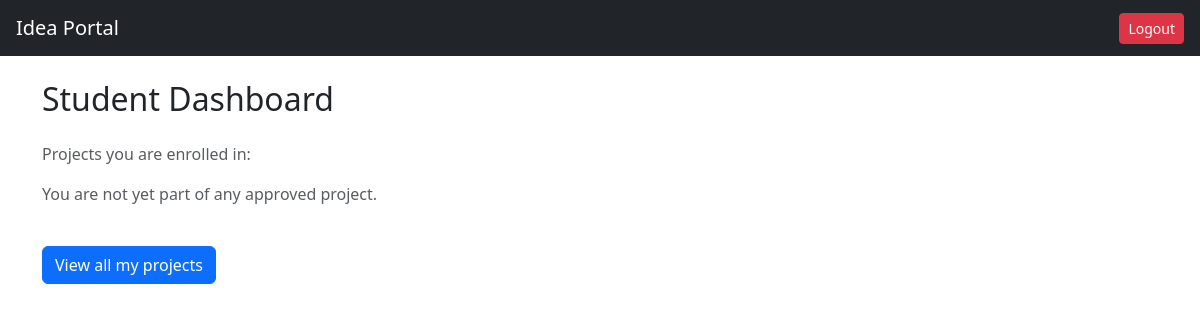
The app's page /student/dashboard (signed in), older data.
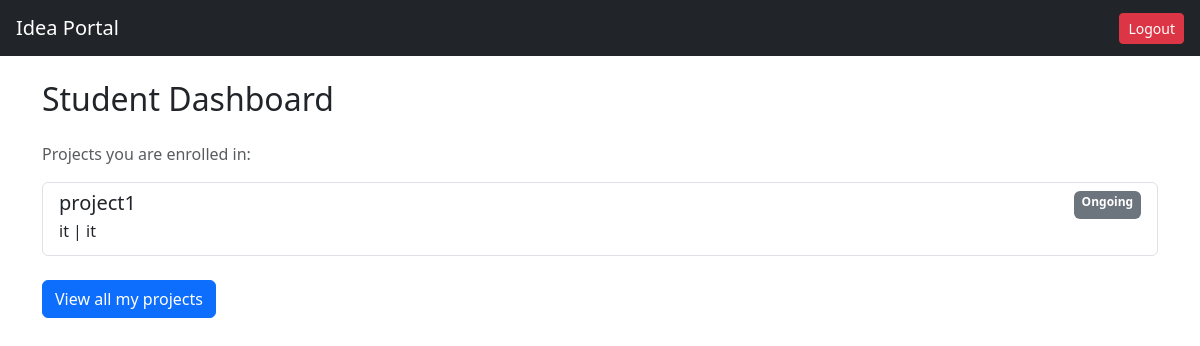
The same page, newer data.
### database/models.py (models this page shows)
class ResearchProject(db.Model):
    __tablename__ = 'research_project'
    project_id = db.Column(db.Integer, primary_key=True)
    faculty_id = db.Column(db.Integer, db.ForeignKey('person.person_id'))
    project_title = db.Column(db.String(200), nullable=False)
    project_description = db.Column(db.Text)
    domain = db.Column(db.String(100))
    department = db.Column(db.String(100))
    required_skills = db.Column(db.Text)  # Comma-separated skills
    team_size = db.Column(db.Integer)
    start_date = db.Column(db.Date)
    end_date = db.Column(db.Date)
    project_status = db.Column(db.String(50), default='Proposed')  # Proposed / Ongoing / Completed / On Hold
    iic_registration_status = db.Column(db.String(50))
    project_level = db.Column(db.String(50))
    program_location = db.Column(db.String(100))
    is_approved = db.Column(db.Boolean, default=False)
    is_startup_converted = db.Column(db.Boolean, default=False)  # Track if converted to startup

### student/routes.py (the view)
@student_bp.route('/dashboard')
@login_required
@role_required('Student')
def dashboard():
    student_id = session['user_id']
    project_links = db.session.query(ResearchProject).join(
        ProjectPerson, ProjectPerson.project_id == ResearchProject.project_id
    ).filter(
        ProjectPerson.person_id == student_id
    ).all()
    return render_template('student/dashboard.html', projects=project_links)

### templates/student/dashboard.html
{% extends 'base.html' %}
{% block content %}
<h2 class="mb-4">Student Dashboard</h2>
<p class="text-muted">Projects you are enrolled in:</p>
{% if projects %}
<div class="list-group">
    {% for project in projects %}
    <a href="/student/projects" class="list-group-item list-group-item-action">
        <div class="d-flex justify-content-between">
            <h5 class="mb-1">{{ project.project_title }}</h5>
            <span class="badge bg-secondary">{{ project.project_status }}</span>
        </div>
        <p class="mb-1">{{ project.domain }} | {{ project.department or 'N/A' }}</p>
    </a>
    {% endfor %}
</div>
{% else %}
<p class="text-muted">You are not yet part of any approved project.</p>
{% endif %}
<a href="/student/projects" class="btn btn-primary mt-4">View all my projects</a>
{% endblock %}

### templates/base.html (shortened to what this page needs)
<!DOCTYPE html>
<html>
<head>
    <link href="https://cdn.jsdelivr.net/npm/bootstrap@5.3.0/dist/css/bootstrap.min.css" rel="stylesheet">
</head>
<body>
<nav class="navbar navbar-dark bg-dark px-3">
    <span class="navbar-brand">Idea Portal</span>
    <a href="/logout" class="btn btn-danger btn-sm">Logout</a>
</nav>
<div class="container mt-4">
    {% block content %}{% endblock %}
</div>
</body>
</html>

Row changes from the older to the newer data that the page shows:
now on this page (row edited): ResearchProject: project_title "project1", project_status "Ongoing", domain "it", department "it"
Text that changed along with them:
text no longer shown: "You are not yet part of any approved project."
